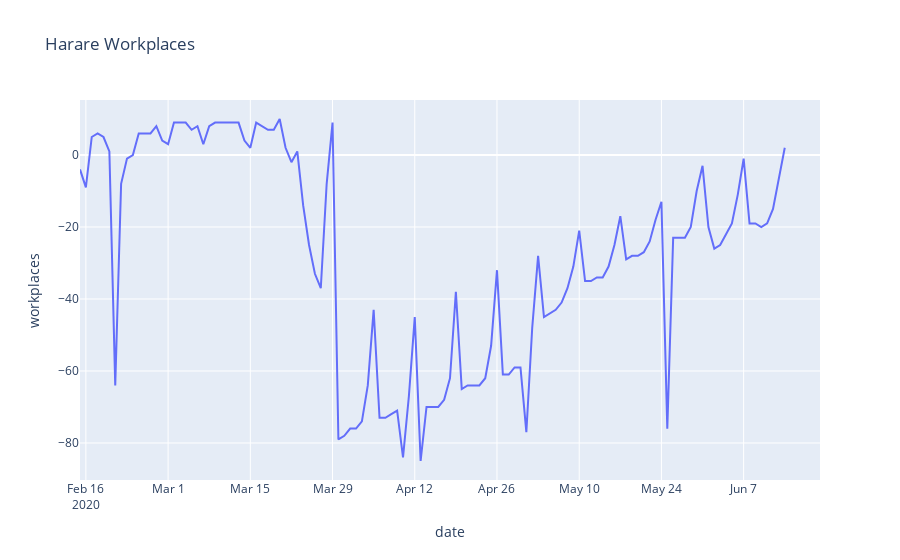

The notebook cell this image was saved under:
### Code cell
# Using plotly.express
import plotly.express as px

import pandas as pd


fig = px.line(zimmobility2, x='date', y='workplaces', range_x=['2020-02-15','2020-06-20'], title='Harare Workplaces',)

fig.show()

### Figure 1 — Plotly figure (JSON) as saved in the notebook; plotly's stock layout.template omitted (floating-point values rounded to 4 significant figures)
{"data": [{"hovertemplate": "date=%{x}<br>workplaces=%{y}<extra></extra>", "legendgroup": "", "line": {"color": "#636efa", "dash": "solid"}, "mode": "lines", "name": "", "orientation": "v", "showlegend": false, "type": "scatter", "x": ["2020-02-15", "2020-02-16", "2020-02-17", "2020-02-18", "2020-02-19", "2020-02-20", "2020-02-21", "2020-02-22", "2020-02-23", "2020-02-24", "2020-02-25", "2020-02-26", "2020-02-27", "2020-02-28", "2020-02-29", "2020-03-01", "2020-03-02", "2020-03-03", "2020-03-04", "2020-03-05", "2020-03-06", "2020-03-07", "2020-03-08", "2020-03-09", "2020-03-10", "2020-03-11", "2020-03-12", "2020-03-13", "2020-03-14", "2020-03-15", "2020-03-16", "2020-03-17", "2020-03-18", "2020-03-19", "2020-03-20", "2020-03-21", "2020-03-22", "2020-03-23", "2020-03-24", "2020-03-25", "2020-03-26", "2020-03-27", "2020-03-28", "2020-03-29", "2020-03-30", "2020-03-31", "2020-04-01", "2020-04-02", "2020-04-03", "2020-04-04", "2020-04-05", "2020-04-06", "2020-04-07", "2020-04-08", "2020-04-09", "2020-04-10", "2020-04-11", "2020-04-12", "2020-04-13", "2020-04-14", "2020-04-15", "2020-04-16", "2020-04-17", "2020-04-18", "2020-04-19", "2020-04-20", "2020-04-21", "2020-04-22", "2020-04-23", "2020-04-24", "2020-04-25", "2020-04-26", "2020-04-27", "2020-04-28", "2020-04-29", "2020-04-30", "2020-05-01", "2020-05-02", "2020-05-03", "2020-05-04", "2020-05-05", "2020-05-06", "2020-05-07", "2020-05-08", "2020-05-09", "2020-05-10", "2020-05-11", "2020-05-12", "2020-05-13", "2020-05-14", "2020-05-15", "2020-05-16", "2020-05-17", "2020-05-18", "2020-05-19", "2020-05-20", "2020-05-21", "2020-05-22", "2020-05-23", "2020-05-24", "2020-05-25", "2020-05-26", "2020-05-27", "2020-05-28", "2020-05-29", "2020-05-30", "2020-05-31", "2020-06-01", "2020-06-02", "2020-06-03", "2020-06-04", "2020-06-05", "2020-06-06", "2020-06-07", "2020-06-08", "2020-06-09", "2020-06-10", "2020-06-11", "2020-06-12", "2020-06-13", "2020-06-14"], "xaxis": "x", "y": [-4, -9, 5, 6, 5, 1, -64, -8, -1, 0, 6, 6, 6, 8, 4, 3, 9, 9, 9, 7, 8, 3, 8, 9, 9, 9, 9, 9, 4, 2, 9, 8, 7, 7, 10, 2, -2, 1, -14, -25, -33, -37, -8, 9, -79, -78, -76, -76, -74, -64, -43, -73, -73, -72, -71, -84, -67, -45, -85, -70, -70, -70, -68, -62, -38, -65, -64, -64, -64, -62, -53, -32, -61, -61, -59, -59, -77, -48, -28, -45, -44, -43, -41, -37, -31, -21, -35, -35, -34, -34, -31, -25, -17, -29, -28, -28, -27, -24, -18, -13, -76, -23, -23, -23, -20, -10, -3, -20, -26, -25, -22, -19, -11, -1, -19, -19, -20, -19, -15, -6, 2], "yaxis": "y"}], "layout": {"legend": {"tracegroupgap": 0}, "title": {"text": "Harare Workplaces"}, "xaxis": {"anchor": "y", "domain": [0, 1], "range": ["2020-02-15", "2020-06-20"], "title": {"text": "date"}}, "yaxis": {"anchor": "x", "domain": [0, 1], "title": {"text": "workplaces"}}}}
